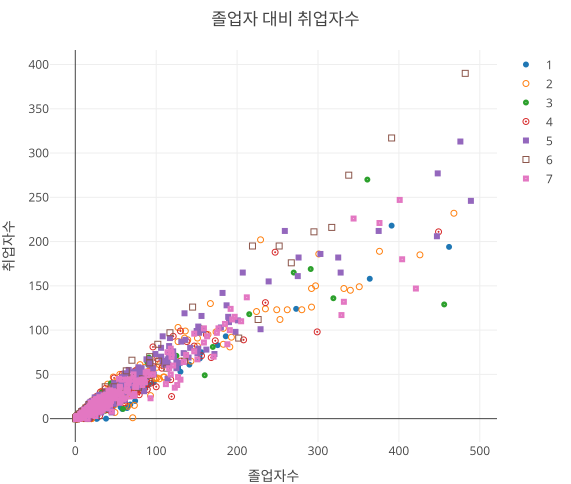

The script that drew this image:
library(showtext)
showtext_auto()
library(tidyverse)
library(readxl)
library(patchwork)
library(plotly)

df_취업률_symbol <- df_취업률_2000 |> 
  ## 심볼 설정을 위한 열 생성
  mutate(symbol = case_when(
    대계열 == '인문계열' ~ 1, 
    대계열 == '사회계열' ~ 2,
    대계열 == '교육계열' ~ 3,
    대계열 == '자연계열' ~ 4,
    대계열 == '공학계열' ~ 5,
    대계열 == '의약계열' ~ 6,
    대계열 == '예체능계열' ~ 7)
  ) 

## 심볼 설정을 위한 열이 추가된 데이터프레임에서
fig <- df_취업률_symbol |> 
  plot_ly(x = ~졸업자수, y = ~취업자수, 
          ## symbol을 연속형 수치 변수에 매핑
          symbol = ~symbol) |>
  layout(title = '졸업자 대비 취업자수', margin = margins)

fig <- plotly_json(fig, FALSE)
write(fig,'symbol1.json')


fig <- df_취업률_symbol |> 
  plot_ly(x = ~졸업자수, y = ~취업자수, 
          ## symbol을 팩터형 변수에 매핑
          symbol = ~factor(symbol)) |>
  layout(title = '졸업자 대비 취업자수', margin = margins)

fig <- plotly_json(fig, FALSE)
write(fig,'symbol2.json')

fig <- df_취업률_symbol |> 
  plot_ly(x = ~졸업자수, y = ~취업자수, 
          symbol = ~factor(symbol), 
          ## symbols를 심볼 이름으로 설정
          symbols = c('circle', 'circle-open', 'circle-dot', "circle-open-dot", 
                      "square", "square-open", "square-dot")) |>
  layout(title = '졸업자 대비 취업자수', margin = margins) |>
  config(toImageButtonOptions = list(format = 'svg'))

fig <- plotly_json(fig, FALSE)
write(fig,'symbol3.json')

fig <- df_취업률_symbol |>
  ## symbol을 심볼 이름으로 설정
  plot_ly(x = ~졸업자수, y = ~취업자수, symbol = 'circle-open') |>
  layout(title = '졸업자 대비 취업자수', margin = margins)

fig <- plotly_json(fig, FALSE)
write(fig,'symbol4.json')

fig <- df_취업률_symbol |> 
  ## symbol을 I()를 사용하여 심볼 이름으로 설정
  plot_ly(x = ~졸업자수, y = ~취업자수, symbol = I('circle-open')) |>
  layout(title = '졸업자 대비 취업자수', margin = margins)

fig <- plotly_json(fig, FALSE)
write(fig,'symbol5.json')
